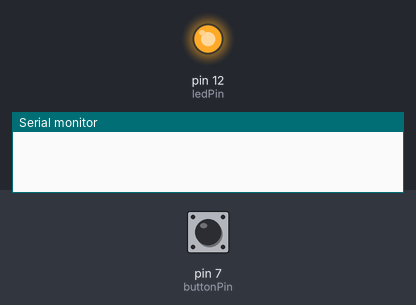
A sketch run on a simulated Arduino Uno, built with avr-gcc and run on an emulated ATmega328P. Parts: output pins drawn as LEDs (lit = HIGH), the last lines printed to the serial monitor. Inputs (shaded band) come from the test bench; at power-on: pin 7 (buttonPin) HIGH.

Above: at 1.2 s.
1.3 s: pin 7 (buttonPin) pulled LOW for 0.15 s
At 2.5 s:
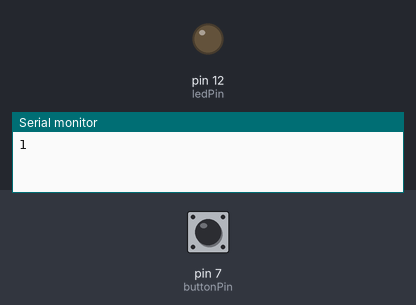
2.9 s: pin 7 (buttonPin) pulled LOW for 1 s
At 3.9 s:
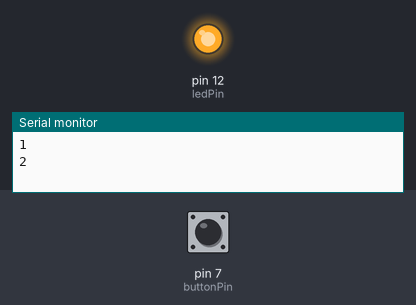
5.4 s: pin 7 (buttonPin) pulled LOW for 3.2 s
At 5.8 s:
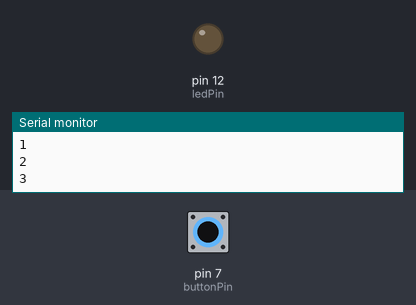
Timing chart, 0 to 8.4 s (numbered marks = the images above; inputs shaded):
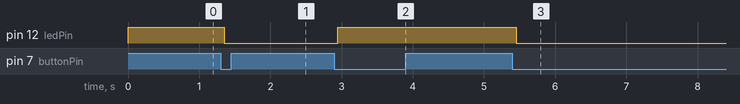

Measured:
- after the input at 1.3 s, pin 12 (ledPin): HIGH → LOW after 0.05 s
- after the input at 2.9 s, pin 12 (ledPin): LOW → HIGH after 0.05 s
- after the input at 5.4 s, pin 12 (ledPin): HIGH → LOW after 0.05 s

The sketch:

s09.ino
```cpp
const int buttonPin = 7;
const int ledPin = 12;

int ledState = HIGH;
int buttonState;
int lastButtonState = LOW;

unsigned long lastDebounceTime = 0;
unsigned long debounceDelay = 50;
int count = 0;

void setup() {
  Serial.begin(9600);
  pinMode(buttonPin, INPUT_PULLUP);
  pinMode(ledPin, OUTPUT);
  digitalWrite(ledPin, ledState);
}

void loop() {
  int reading = digitalRead(buttonPin);
  if (reading != lastButtonState) {
    lastDebounceTime = millis();
  }

  if ((millis() - lastDebounceTime) > debounceDelay) {
    if (reading != buttonState) {
      buttonState = reading;
      if (buttonState == LOW) {
        ledState = !ledState;
        count = count + 1;
        Serial.println(count);
      }
    }
  }
  digitalWrite(ledPin, ledState);
  lastButtonState = reading;
}
```
